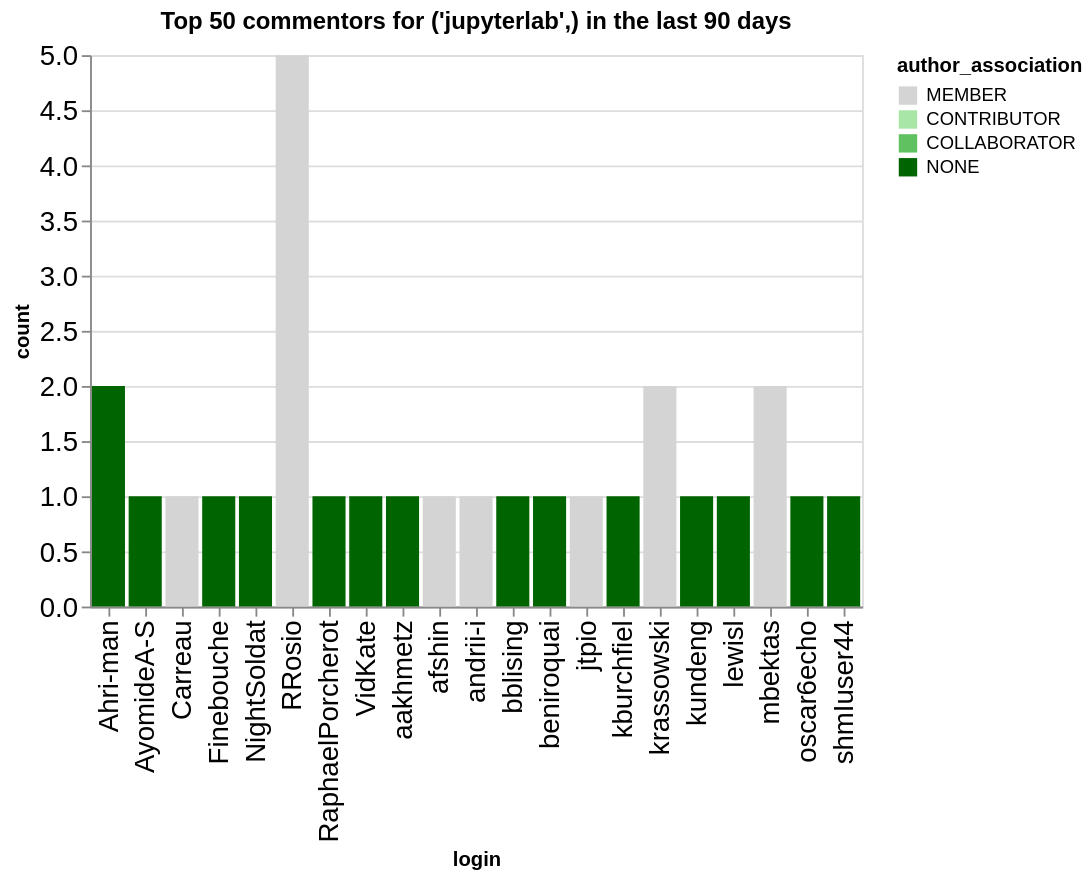

Notebook code for this chart:
### Code cell
n_plot = 50
charts = []
for ii, (iorg, idata) in enumerate(commentors.groupby(['org'])):
    title = f"Top {n_plot} commentors for {iorg} in the last {n_days} days"
    idata = idata.groupby('login', as_index=False).agg({'count': 'sum', 'author_association': 'first'})
    idata = idata.sort_values('count', ascending=False).head(n_plot)
    ch = alt.Chart(data=idata.head(n_plot), title=title).mark_bar().encode(
        x='login',
        y='count',
        color=alt.Color('author_association', scale=alt.Scale(domain=author_types, range=author_colors))
    )
    charts.append(ch)
alt.hconcat(*charts)

### Figure 1 — Vega-Lite specification as saved in the notebook (floating-point values rounded to 4 significant figures)
{"config": {"axisLeft": {"labelFontSize": 15}, "axisBottom": {"labelFontSize": 15}}, "hconcat": [{"mark": {"type": "bar"}, "encoding": {"color": {"field": "author_association", "scale": {"domain": ["MEMBER", "CONTRIBUTOR", "COLLABORATOR", "NONE"], "range": ["rgb(211.82745098039214, 211.82745098039214, 211.82745098039214)", "rgb(166.98562091503268, 229.89803921568628, 166.98562091503268)", "rgb(96.37647058823529, 192.75294117647059, 96.37647058823529)", "rgb(0.0, 100.3921568627451, 0.0)"]}, "type": "nominal"}, "x": {"field": "login", "type": "nominal"}, "y": {"field": "count", "type": "quantitative"}}, "title": "Top 50 commentors for ('jupyterlab',) in the last 90 days"}], "data": {"name": "data-6b65b8c6f053a8707c20c8b2a2e5b34d"}, "$schema": "https://vega.github.io/schema/vega-lite/v5.20.1.json", "datasets": {"data-6b65b8c6f053a8707c20c8b2a2e5b34d": [{"login": "RRosio", "count": 5, "author_association": "MEMBER"}, {"login": "krassowski", "count": 2, "author_association": "MEMBER"}, {"login": "mbektas", "count": 2, "author_association": "MEMBER"}, {"login": "Ahri-man", "count": 2, "author_association": "NONE"}, {"login": "AyomideA-S", "count": 1, "author_association": "NONE"}, {"login": "NightSoldat", "count": 1, "author_association": "NONE"}, {"login": "Finebouche", "count": 1, "author_association": "NONE"}, {"login": "Carreau", "count": 1, "author_association": "MEMBER"}, {"login": "RaphaelPorcherot", "count": 1, "author_association": "NONE"}, {"login": "afshin", "count": 1, "author_association": "MEMBER"}, {"login": "andrii-i", "count": 1, "author_association": "MEMBER"}, {"login": "VidKate", "count": 1, "author_association": "NONE"}, {"login": "aakhmetz", "count": 1, "author_association": "NONE"}, {"login": "beniroquai", "count": 1, "author_association": "NONE"}, {"login": "bblising", "count": 1, "author_association": "NONE"}, {"login": "kburchfiel", "count": 1, "author_association": "NONE"}, {"login": "jtpio", "count": 1, "author_association": "MEMBER"}, {"login": "kundeng", "count": 1, "author_association": "NONE"}, {"login": "lewisl", "count": 1, "author_association": "NONE"}, {"login": "oscar6echo", "count": 1, "author_association": "NONE"}, {"login": "shmIuser44", "count": 1, "author_association": "NONE"}]}}
